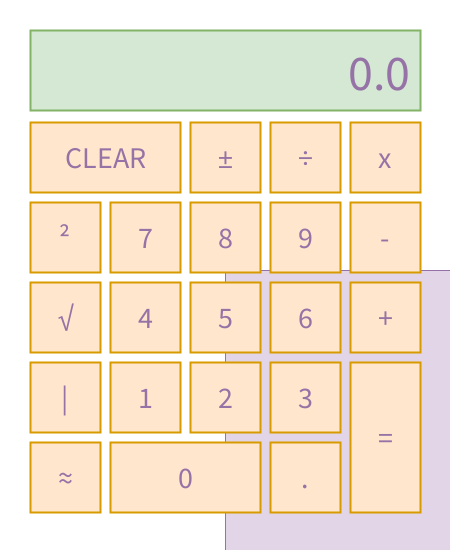
Frame 1 (no input)
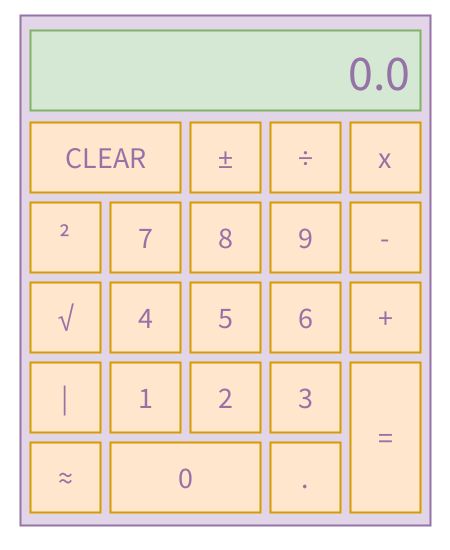
Frame 60 (the mouse pressed at the canvas centre just before this capture)
Frame 120 (the mouse held since frame 60 and released just before this capture): identical to frame 60, image omitted

The Processing sketch that drew these frames (run headless with seeded random() and noise(); from frame 60 on, the mouse is pressed at the canvas centre):

// Processing sketch: calculator
// ── calculator.pde
// Devin Killinger
// 10/29/18

Buttons[] numBtns = new Buttons[10];
Buttons[] opBtns = new Buttons[12];
String dVal, lVal, rVal;
float result;
char opVal;
boolean fNum, dec;

void setup () {
  background(255);
  size(450, 550);

  numBtns[0] = new Buttons (185, 477, 150, 70, color(#FFE6CC), color(#D79B00)).asNumber(0);
  numBtns[1] = new Buttons (145, 397, 70, 70, color(#FFE6CC), color(#D79B00)).asNumber(1);
  numBtns[2] = new Buttons (225, 397, 70, 70, color(#FFE6CC), color(#D79B00)).asNumber(2);
  numBtns[3] = new Buttons (305, 397, 70, 70, color(#FFE6CC), color(#D79B00)).asNumber(3);
  numBtns[4] = new Buttons (145, 317, 70, 70, color(#FFE6CC), color(#D79B00)).asNumber(4);
  numBtns[5] = new Buttons (225, 317, 70, 70, color(#FFE6CC), color(#D79B00)).asNumber(5);
  numBtns[6] = new Buttons (305, 317, 70, 70, color(#FFE6CC), color(#D79B00)).asNumber(6);
  numBtns[7] = new Buttons (145, 237, 70, 70, color(#FFE6CC), color(#D79B00)).asNumber(7);
  numBtns[8] = new Buttons (225, 237, 70, 70, color(#FFE6CC), color(#D79B00)).asNumber(8);
  numBtns[9] = new Buttons (305, 237, 70, 70, color(#FFE6CC), color(#D79B00)).asNumber(9);

  opBtns[0] = new Buttons (105, 157, 150, 70, color(#FFE6CC), color(#D79B00)).asOperator("CLEAR");
  opBtns[1] = new Buttons (225, 157, 70, 70, color(#FFE6CC), color(#D79B00)).asOperator("±");
  opBtns[2] = new Buttons (305, 157, 70, 70, color(#FFE6CC), color(#D79B00)).asOperator("÷");
  opBtns[3] = new Buttons (385, 157, 70, 70, color(#FFE6CC), color(#D79B00)).asOperator("x");
  opBtns[4] = new Buttons (385, 237, 70, 70, color(#FFE6CC), color(#D79B00)).asOperator("-");
  opBtns[5] = new Buttons (385, 317, 70, 70, color(#FFE6CC), color(#D79B00)).asOperator("+");
  opBtns[6] = new Buttons (385, 437, 70, 150, color(#FFE6CC), color(#D79B00)).asOperator("=");
  opBtns[7] = new Buttons (305, 477, 70, 70, color(#FFE6CC), color(#D79B00)).asOperator(".");
  opBtns[8] = new Buttons (65, 237, 70, 70, color(#FFE6CC), color(#D79B00)).asOperator("²");
  opBtns[9] = new Buttons (65, 317, 70, 70, color(#FFE6CC), color(#D79B00)).asOperator("√");
  opBtns[10] = new Buttons (65, 397, 70, 70, color(#FFE6CC), color(#D79B00)).asOperator("|");
  opBtns[11] = new Buttons (65, 477, 70, 70, color(#FFE6CC), color(#D79B00)).asOperator("≈");

  dVal = "0.0";
  lVal = "";
  rVal = "";
  opVal = ' ';
  result = 0.0;
  fNum = true;
  dec = false;
}

void draw () {
  background (255);

  // Aesthetic purple rectangle start
  fill(#E1D5E7);
  stroke(#9673A6);
  rect(225, 270, 410, 510);
  // Aesthetic purple rectangle stop

  for (int i=0; i<numBtns.length; i++) {
    numBtns[i].display();
    numBtns[i].rollover();
  }
  for (int i=0; i<opBtns.length; i++) {
    opBtns[i].display();
    opBtns[i].rollover();
  }
  updateDisplay();
}

void updateDisplay() {
  fill(#D5E8D4);
  strokeWeight(2);
  stroke(#82B366);
  rect(225, 70, 390, 80);
  fill(#9673A6);
  textAlign(RIGHT);
  textSize(50);
  text(dVal, 410, 90);
}

void mouseReleased() {
  for (int i=0; i<numBtns.length; i++) {
    if (numBtns[i].hover) {
      if (fNum) {
        lVal += str(numBtns[i].v);
        dVal = lVal;
      } else {
        rVal += str(numBtns[i].v);
        dVal = rVal;
      }
    }
  }
  for (int i=0; i<opBtns.length; i++) {
    if (opBtns[i].hover) {
      if (opBtns[i].op == "+") {
        opVal = '+';
        fNum = false;
      } else if (opBtns[i].op == "-") {
        opVal = '-';
        fNum = false;
      } else if (opBtns[i].op == "÷") {
        opVal = '÷';
        fNum = false;
      } else if (opBtns[i].op == "x") {
        opVal = 'x';
        fNum = false;
      } else if (opBtns[i].op == "±") {
        if (fNum) {
          lVal = str(float(lVal) * -1);
          dVal = lVal;
        } else {
          rVal = str(float(rVal) * -1);
          dVal = rVal;
        }
      } else if (opBtns[i].op == "²") {
        if (fNum) {
          lVal = str(sq(float(lVal)));
          dVal = lVal;
        } else {
          rVal = str(sq(float(rVal)));
          dVal = rVal;
        }
      } else if (opBtns[i].op == "√") {
        if (fNum) {
          lVal = str(sqrt(float(lVal)));
          dVal = lVal;
        } else {
          rVal = str(sqrt(float(rVal)));
          dVal = rVal;
        }
      } else if (opBtns[i].op == "|") {
        if (fNum) {
          lVal = str(abs(float(lVal)));
          dVal = lVal;
        } else {
          rVal = str(abs(float(rVal)));
          dVal = rVal;
        }
      } else if (opBtns[i].op == "≈") {
        if (fNum) {
          lVal = str(round(float(lVal)));
          dVal = lVal;
        } else {
          rVal = str(round(float(rVal)));
          dVal = rVal;
        }
      } else if (opBtns[i].op == ".") {
        if (!dec) {
          if (fNum) {
            lVal += opBtns[i].op;
            dVal = lVal;
            dec = true;
          } else {
            rVal += opBtns[i].op;
            dVal = rVal;
            dec = true;
          }
        }
      } else if (opBtns[i].op == "=") {
        doCalc();
      }
    }
  }
  for (int i=0; i<opBtns.length; i++) {
    if (opBtns[i].hover) {
      if (opBtns[i].op == "CLEAR") {
        clearButton ();
      }
    }
  }
}

void doCalc() {
  if (opVal == '+') {
    result = float(lVal) + float(rVal);
    dVal = str(result);
  } else if (opVal == '-') {
    result = float(lVal) - float(rVal);
    dVal = str(result);
  } else if (opVal == '÷') {
    result = float(lVal) / float(rVal);
    dVal = str(result);
  } else if (opVal == 'x') {
    result = float(lVal) * float(rVal);
    dVal = str(result);
  }
  // let = work multiple times
  lVal = dVal;
  fNum = true;
  dec = false;
}

void clearButton() {
  dVal = "0.0";
  lVal = "";
  rVal = "";
  opVal = ' ';
  result = 0.0;
  fNum = true;
}

void handleKeyPress(boolean num, String val) {
  if (num) {
    if (fNum) {
      lVal += val;
      dVal = lVal;
    } else {
      rVal += val;
      dVal = rVal;
    }
  } else {
    if (val == "+") {
      opVal = '+';
      fNum = false;
      dec = false;
    } else if (val == "-") {
      opVal = '-';
      fNum = false;
      dec = false;
    } else if (val == "÷") {
      opVal = '/';
      fNum = false;
      dec = false;
    } else if (val == "x") {
      opVal = 'x';
      fNum = false;
      dec = false;
    } else if (val == "=") {
      doCalc();
    }
  }
}

void keyPressed() {
  if (key == '1') {
    handleKeyPress(true, "1");
  } else if (key == '2') {
    handleKeyPress(true, "2");
  } else if (key == '3') {
    handleKeyPress(true, "3");
  } else if (key == '4') {
    handleKeyPress(true, "4");
  } else if (key == '5') {
    handleKeyPress(true, "5");
  } else if (key == '6') {
    handleKeyPress(true, "6");
  } else if (key == '7') {
    handleKeyPress(true, "7");
  } else if (key == '8') {
    handleKeyPress(true, "8");
  } else if (key == '9') {
    handleKeyPress(true, "9");
  } else if (key == '0') {
    handleKeyPress(true, "0");
  } else if (key == '*') {
    handleKeyPress(false, "x");
  } else if (key == '+') {
    handleKeyPress(false, "+");
  } else if (key == '-') {
    handleKeyPress(false, "-");
  } else if (key == '/') {
    handleKeyPress(false, "÷");
  } else if (key == '=') {
    handleKeyPress(false, "=");
  }
}

// ── Buttons.pde
// Devin Killinger
// 10/29/18

class Buttons {
  // Variables
  int x, y, w, h, v;
  String op;
  color c, b;
  Boolean hover, num;

  // Constructor
  Buttons(int x, int y, int w, int h, color c, color b) {
    this.x = x;
    this.y = y;
    this.w = w;
    this.h = h;
    this.c = c;
    this.b = b;
    hover = false;
  }

  Buttons asNumber(int v) {
    this.v = v;
    num = true;
    return this;
  }

  Buttons asOperator(String op) {
    this.op = op;
    num = false;
    return this;
  }

  // Display Method
  void display() {
    if (num) {
      rectMode(CENTER);
      fill(c);
      strokeWeight(2);
      stroke(b);
      rect(x, y, w, h);
      fill(#9673A6);
      textAlign(CENTER, CENTER);
      textSize(30);
      text(v, x, y);
    } else {
      rectMode(CENTER);
      fill(c);
      strokeWeight(2);
      rect(x, y, w, h);
      fill(#9673A6);
      textAlign(CENTER, CENTER);
      textSize(30);
      text(op, x, y);
    }
  }

  // Rollover Method
  void rollover () {
    hover = mouseX > x-w/2 && mouseX < x+w/2 && mouseY > y-h/2 && mouseY < y+h/2;
  }
}
